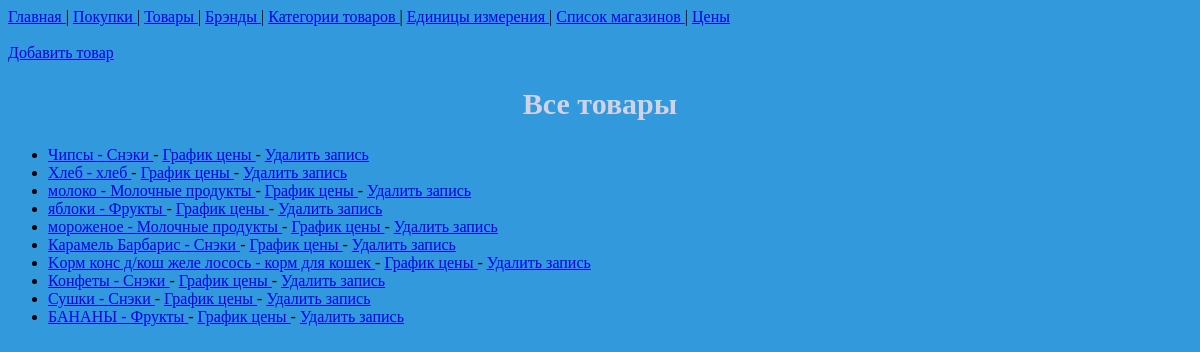
Before: /product/ with the older database file.
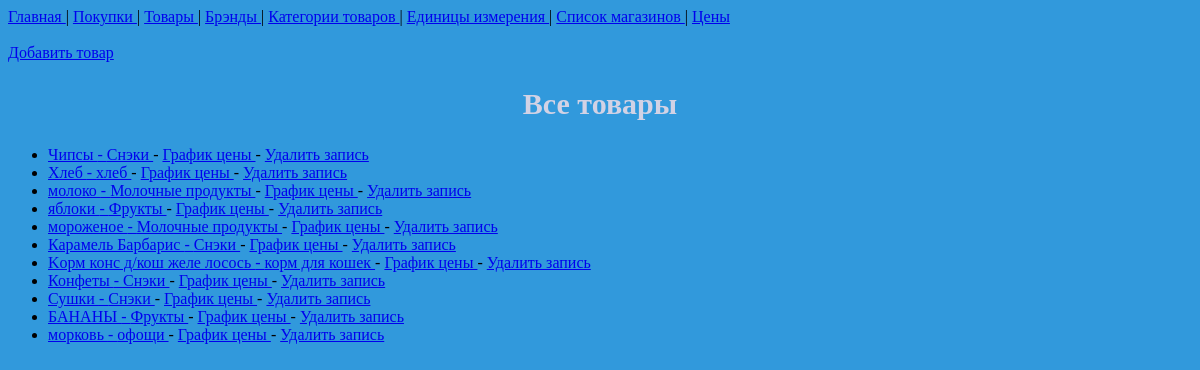
After: the same page with the newer database file.
### buy/models.py (models this page shows, shortened)
class Product(models.Model):
    name = models.CharField(max_length=100)
    category = models.ForeignKey(Category, models.PROTECT, null=True, blank=True)
    def get_url(self):
        return reverse('update-product', args=[self.id])
    def del_url(self):
        return reverse('del-product', args=[self.id])
    def get_plot_price(self):
        return reverse('plot-price', args=[self.id])

class Category(models.Model):
    name = models.CharField(max_length=60)
    def __str__(self):
        return self.name

### buy/views.py (the view)
# urls.py: path('product/', views.ListProduct.as_view(), name='list-product'),
class ListProduct(ListView):
    template_name = 'buy/list_product.html'
    model = Product

### buy/templates/buy/list_product.html (shortened to what this page needs)
{% extends 'buy/base.html' %}
{% block content %}
    {% include 'includes/navbar.html' %}
    <br>
    <a href=" {% url 'create-product' %} " > Добавить товар </a>
    <h2>Все товары </h2>
    <ul>
        {% for product in object_list %}
            <li> <a href="{{ product.get_url }}"> {{ product.name }} - {{ product.category }} </a> -
                <a href=" {{ product.get_plot_price }} " > График цены </a>- <a href=" {{ product.del_url }} ">Удалить запись</a></li>
        {% endfor %}
    </ul>
{% endblock %}

Changed rows visible on the page:
added Product: name "морковь", category "офощи"
